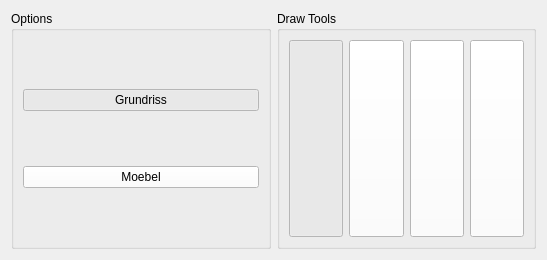
<?xml version="1.0" encoding="UTF-8"?>
<ui version="4.0">
 <class>DrawingToolSelector</class>
 <widget class="QWidget" name="DrawingToolSelector">
  <property name="geometry">
   <rect>
    <x>0</x>
    <y>0</y>
    <width>547</width>
    <height>260</height>
   </rect>
  </property>
  <property name="windowTitle">
   <string>Form</string>
  </property>
  <layout class="QHBoxLayout" name="horizontalLayout_4">
   <item>
    <widget class="QGroupBox" name="Options">
     <property name="title">
      <string>Options</string>
     </property>
     <layout class="QHBoxLayout" name="horizontalLayout_3">
      <item>
       <layout class="QVBoxLayout" name="verticalLayout">
        <item>
         <widget class="QPushButton" name="Grundriss">
          <property name="styleSheet">
           <string notr="true">background-color: rgb(255, 255, 255);</string>
          </property>
          <property name="text">
           <string>Grundriss</string>
          </property>
          <property name="checkable">
           <bool>true</bool>
          </property>
          <property name="checked">
           <bool>true</bool>
          </property>
          <property name="autoExclusive">
           <bool>true</bool>
          </property>
         </widget>
        </item>
        <item>
         <widget class="QPushButton" name="Moebel">
          <property name="styleSheet">
           <string notr="true">background-color: rgb(255, 255, 255);</string>
          </property>
          <property name="text">
           <string>Moebel</string>
          </property>
          <property name="checkable">
           <bool>true</bool>
          </property>
          <property name="autoExclusive">
           <bool>true</bool>
          </property>
         </widget>
        </item>
       </layout>
      </item>
     </layout>
    </widget>
   </item>
   <item>
    <widget class="QGroupBox" name="DrawToolBox">
     <property name="title">
      <string>Draw Tools</string>
     </property>
     <layout class="QHBoxLayout" name="horizontalLayout_2">
      <item>
       <layout class="QHBoxLayout" name="horizontalLayout">
        <item>
         <widget class="QPushButton" name="GrabberButton">
          <property name="sizePolicy">
           <sizepolicy hsizetype="Minimum" vsizetype="MinimumExpanding">
            <horstretch>0</horstretch>
            <verstretch>0</verstretch>
           </sizepolicy>
          </property>
          <property name="styleSheet">
           <string notr="true">background-color: rgb(255, 255, 255);</string>
          </property>
          <property name="text">
           <string/>
          </property>
          <property name="icon">
           <iconset resource="icons.qrc">
            <normaloff>:/Icons/grabber.png</normaloff>:/Icons/grabber.png</iconset>
          </property>
          <property name="iconSize">
           <size>
            <width>50</width>
            <height>50</height>
           </size>
          </property>
          <property name="checkable">
           <bool>true</bool>
          </property>
          <property name="checked">
           <bool>true</bool>
          </property>
          <property name="autoExclusive">
           <bool>true</bool>
          </property>
         </widget>
        </item>
        <item>
         <widget class="QPushButton" name="RectButton">
          <property name="sizePolicy">
           <sizepolicy hsizetype="Minimum" vsizetype="MinimumExpanding">
            <horstretch>0</horstretch>
            <verstretch>0</verstretch>
           </sizepolicy>
          </property>
          <property name="styleSheet">
           <string notr="true">background-color: rgb(255, 255, 255);</string>
          </property>
          <property name="text">
           <string/>
          </property>
          <property name="icon">
           <iconset resource="icons.qrc">
            <normaloff>:/Icons/rectangle.png</normaloff>:/Icons/rectangle.png</iconset>
          </property>
          <property name="iconSize">
           <size>
            <width>50</width>
            <height>50</height>
           </size>
          </property>
          <property name="checkable">
           <bool>true</bool>
          </property>
          <property name="autoExclusive">
           <bool>true</bool>
          </property>
         </widget>
        </item>
        <item>
         <widget class="QPushButton" name="CircButton">
          <property name="sizePolicy">
           <sizepolicy hsizetype="Minimum" vsizetype="MinimumExpanding">
            <horstretch>0</horstretch>
            <verstretch>0</verstretch>
           </sizepolicy>
          </property>
          <property name="styleSheet">
           <string notr="true">background-color: rgb(255, 255, 255);</string>
          </property>
          <property name="text">
           <string/>
          </property>
          <property name="icon">
           <iconset resource="icons.qrc">
            <normaloff>:/Icons/circle.png</normaloff>:/Icons/circle.png</iconset>
          </property>
          <property name="iconSize">
           <size>
            <width>50</width>
            <height>50</height>
           </size>
          </property>
          <property name="checkable">
           <bool>true</bool>
          </property>
          <property name="autoExclusive">
           <bool>true</bool>
          </property>
         </widget>
        </item>
        <item>
         <widget class="QPushButton" name="PolygonButton">
          <property name="sizePolicy">
           <sizepolicy hsizetype="Minimum" vsizetype="MinimumExpanding">
            <horstretch>0</horstretch>
            <verstretch>0</verstretch>
           </sizepolicy>
          </property>
          <property name="toolTip">
           <string>&lt;html&gt;&lt;head/&gt;&lt;body&gt;&lt;p&gt;Mit dem Mauszeiger auf die Scene klicken, um Eckpunkte zu erstellen.&lt;/p&gt;&lt;/body&gt;&lt;/html&gt;</string>
          </property>
          <property name="styleSheet">
           <string notr="true">background-color: rgb(255, 255, 255);</string>
          </property>
          <property name="text">
           <string/>
          </property>
          <property name="icon">
           <iconset resource="icons.qrc">
            <normaloff>:/Icons/Polygon2.png</normaloff>:/Icons/Polygon2.png</iconset>
          </property>
          <property name="iconSize">
           <size>
            <width>50</width>
            <height>50</height>
           </size>
          </property>
          <property name="checkable">
           <bool>true</bool>
          </property>
          <property name="autoExclusive">
           <bool>true</bool>
          </property>
         </widget>
        </item>
       </layout>
      </item>
     </layout>
    </widget>
   </item>
  </layout>
 </widget>
 <resources>
  <include location="icons.qrc"/>
 </resources>
 <connections/>
</ui>
